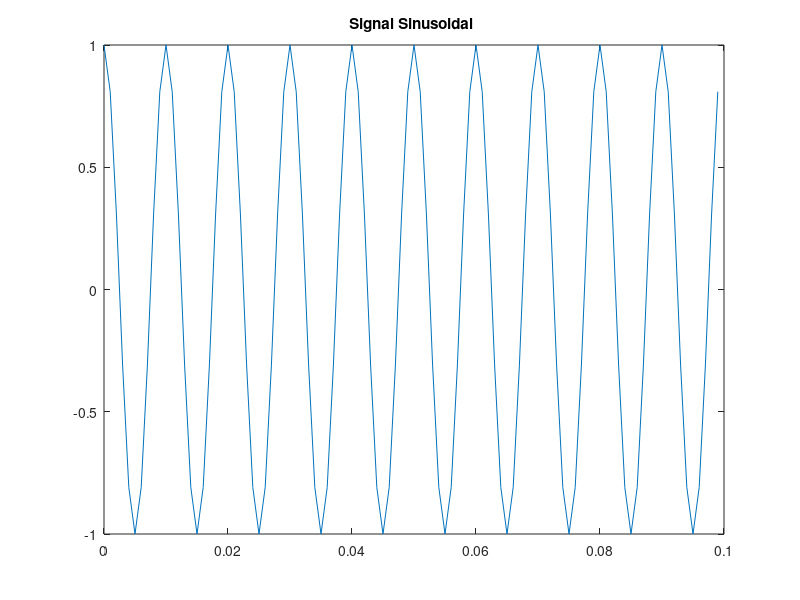
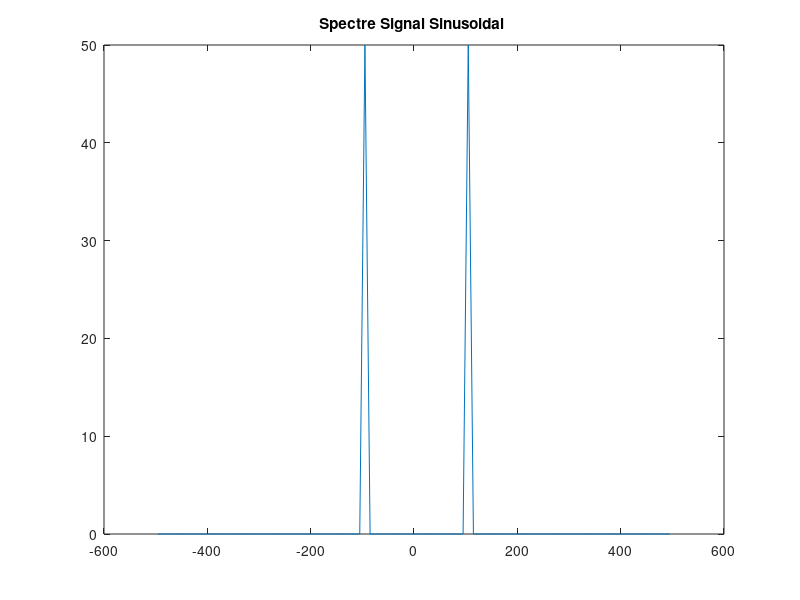
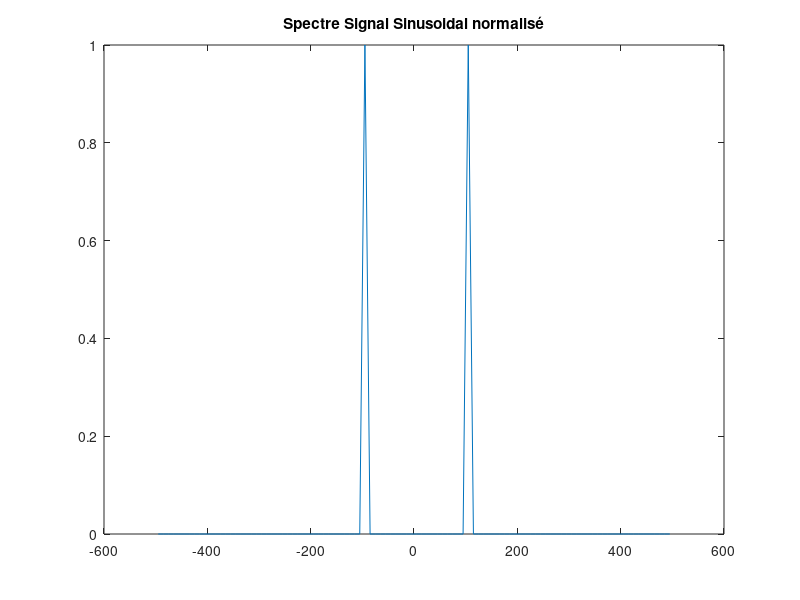
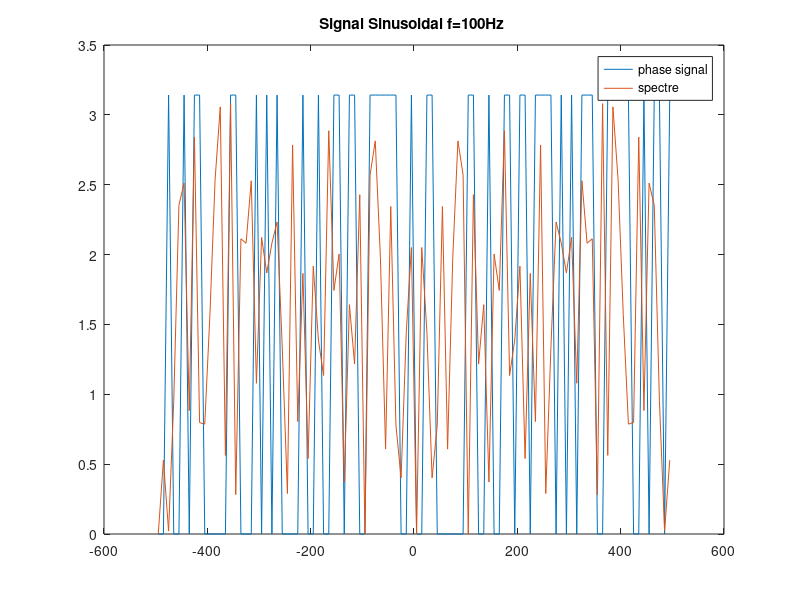

Recreate these plots in MATLAB, in order. (Note: this script raises an error after producing the figures.)
clear all ;
close all;
clc;

%%
Fe = 1000;
Te = 1/Fe;
f0 = 100;
N= 100;

t= (0:N-1)/Fe; 
f=(-(N-1)/2: (N-1)/2)*Fe/N ;
% Tf d'une sinusoide 

x1 = cos(2*pi*f0*t);
figure;
plot(t,x1); title("Signal Sinusoidal ");

TF_x1 = fft(x1);
figure;
plot(f,fftshift(abs(TF_x1))); title("Spectre Signal Sinusoidal ")

%normalisation 
x1_norm = TF_x1 * 2/N;
figure;
plot(f,fftshift(abs(x1_norm)));
title("Spectre Signal Sinusoidal normalisé")

%  angle
%avec la phase 

x1_phase = angle(TF_x1);


figure; plot(f,fftshift(angle(x1_phase)));
hold all
plot(f,abs(fftshift((x1_phase)))); title("Signal Sinusoidal f=100Hz ");
legend("phase signal", "spectre");

%% 3 pour f0 = 95

f0 = 95;
N= 100;

t= (0:N-1)/Fe; 
f=(-(N-1)/2: (N-1)/2)*Fe/N ;
% Tf d'une sinusoide 

x2 = cos(2*pi*f0*t);
figure;
plot(t,x2); title("Signal Sinusoidal ");

TF_x2 = fft(x2);
figure;
plot(f,fftshift(abs(TF_x2))); title("Spectre Signal Sinusoidal ")

%normalisation 
x1_norm = TF_x2 * 2/N;
figure;
plot(f,fftshift(abs(x1_norm)));
title("Spectre Signal Sinusoidal normalisé")

%avec la phase 

x2_phase = angle(TF_x2);


figure; plot(f,fftshift(angle(x2_phase)));
hold all
plot(f,abs(fftshift((x2_phase)))); title("Signal Sinusoidal f=95Hz");
legend("phase signal", "spectre");

%calcul de l'erreur
erreur_relatif_x1 = abs((1 - max(TF_x1)*2/N)/1);
erreur_relatif_x2 = abs((1 - max(TF_x2)*2/N)/1);

%% 5

N1=1000;
t1= (0:N1-1)/Fe; 
f1=(-(N1-1)/2: (N1-1)/2)*Fe/N1 ;

%Signal f=100Hz
x1_1=cos(2*pi*100*t1);
TF_x1_1=fft(x1_1);

figure;
plot(t1,x1_1);title("Signal Sinusoidal");

figure;
plot(f1,fftshift(abs(TF_x1_1))); title("Spectre Signal Sinusoidal ")

X1_1_norm1=fft(x1_1)*(2/N1);
figure;
plot(f1,fftshift(abs(X1_1_norm1))); title("Spectre Signal Sinusoidal normalisé")

%Signal f=99.5Hz
x2_2=cos(2*pi*99.5*t1);
TF_x2_2=fft(x2_2);

figure;
plot(t1,x2_2); title("Signal Sinusoidal");

figure;
plot(f1,fftshift(abs(TF_x2_2))); title("Spectre Signal Sinusoidal")

x2_2_norm=fft(x2_2)*(2/N1);
figure;
plot(f1,fftshift(abs(x2_2_norm))); title("Spectre Signal Sinusoidal normalisé")

%calcul de l'erreur
erreur_relatif2_x1_1 = abs((1 - max(TF_x1_1)*2/N1)/1);
erreur_relatif2_x2_2 = abs((1 - max(TF_x2_2)*2/N1)/1);


%% 9

N=100;
t= (0:N-1)/Fe; 
f=(-(N-1)/2: (N-1)/2)*Fe/N ;

%Signal avec zero padding f=100Hz
x1_100= zeros(1,N*10);
x1_100(1:N)= cos(2*pi*100*t);

X1_100=fft(x1_100);
X9_100_norm=fft(x1_100)*2/N ;

%pour N=1000
t3= (0:N*10-1)/Fe; 
f3=(-((N*10)-1)/2: ((N*10)-1)/2)*Fe/(N*10) ;


figure;
plot(t3,x1_100);title("Signal Sinusoidal avec zero padding f=100Hz");
figure;
plot(f3,fftshift(abs(X1_100))); title("Spectre Signal Sinusoidal avec zero padding f=100Hz")
figure;
plot(f3,fftshift(abs(X9_100_norm))); title("Spectre Signal Sinusoidal normalisé avec zero padding f=100Hz")


%Signal avec zero padding f=95Hz
x2_95= zeros(1,N*10);
x2_95(1:N)=cos(2*pi*95*t);

X2_95=fft(x2_95);
X9_95_norm=fft(x2_95)*2/N ;

figure;
plot(t3,x2_95); title("Signal Sinusoidal avec zero padding f=95Hz");
figure;
plot(f3,fftshift(abs(X2_95))); title("Spectre Signal Sinusoidal avec zero padding f=95Hz")
figure;
plot(f3,fftshift(abs(X9_95_norm))); title("Spectre Signal Sinusoidal normalisé avec zero padding f=95Hz")

%calcul de l'erreur
erreur_relatif3_100= abs((1 - max(X9_100_norm))/1)
erreur_relatif3_95= abs((1 - max(X9_95_norm))/1)

%% 10

N=100; 
t= (0:(N/2)-1)/Fe; 
f=(-((N/2)-1)/2: ((N/2)-1)/2)*Fe/(N/2) ;

t10= (0:N-1)/Fe; 
f10=(-((N)-1)/2: ((N)-1)/2)*Fe/N ;

%Signal avec zero padding N/2 f=100Hz
x10_100= zeros(1,N);
x10_100(1:N/2)= cos(2*pi*100*t);

X10_100=fft(x10_100);
X10_100_norm=X10_100*4/N

figure;
plot(t10,x10_100);title("Signal Sinusoidal avec zero padding f=100Hz");
figure;
plot(f10,fftshift(abs(X10_100))); title("Spectre Signal Sinusoidal avec zero padding N/2 f=100Hz")
figure;
plot(f10,fftshift(abs(X10_100_norm))); title("Spectre Signal Sinusoidal normalisé avec zero padding N/2 f=100Hz")


%Signal avec zero padding N/2 f=95Hz
x10_95= zeros(1,N);
x10_95(1:N/2)=cos(2*pi*95*t);

X10_95=fft(x10_95);
X10_95_norm=fft(x10_95)*4/N ;

figure;
plot(t10,x10_95); title("Signal Sinusoidal avec zero padding N/2 f=95Hz");
figure;
plot(f10,fftshift(abs(X10_95))); title("Spectre Signal Sinusoidal avec zero padding N/2 f=95Hz")
figure;
plot(f10,fftshift(abs(X10_95_norm))); title("Spectre Signal Sinusoidal normalisé avec zero padding N/2 f=95Hz")

%calcul de l'erreur
erreur_relatif4_100= abs((1 - max(X10_100_norm))/1)
erreur_relatif4_95= abs((1 - max(X10_95_norm))/1)




%%  II-2 fenetrage de la TFD

%II.3 3)
N=100;
t= (0:N-1)/Fe; 
n = (0:N-1);
f=(-(N-1)/2: (N-1)/2)*Fe/N ;

%fenetre rectangulaire
wr= ones(1,N);
Wr= fft(wr);
%fenetre Hanning
wh= 0.5*(1- cos(2*pi*n/(N-1)));
Wh= fft(wh);
%fenetre Blackman
wb=(27/64)- 0.5*cos((2*pi*n)/(N-1)) + (5/64)*cos((4*pi*n)/(N-1));
Wb= fft(wb);


figure;
subplot(3,1,1); plot(t,wr); title("fenetre rectangulaire");
subplot(3,1,2); plot(t,wh); title("fenetre Hanning");
subplot(3,1,3); plot(t,wb); title("fenetre Blackman");

figure;
subplot(3,1,1); plot(f,fftshift(abs(Wr))); title("spectre fenetre rectangulaire");
subplot(3,1,2); plot(f,fftshift(abs(Wh))); title("spectre fenetre Hanning");
subplot(3,1,3); plot(f,fftshift(abs(Wb))); title("spectre fenetre Blackman");

%avec zero padding

N=100;
t= (0:N-1)/Fe; 
f=(-(N-1)/2: (N-1)/2)*Fe/N ;
n = (0:N-1);

n10 = (0:N*10-1);
f10=(-(N*10-1)/2: (N*10-1)/2)*Fe/(N*10) ;

w=zeros(1,N*10);

%fenetre rectangulaire
wr=w;
wr(1:N)= ones(1,N);
Wr= fft(wr);
%fenetre Hanning
wh=w;
wh(1:N)= 0.5*(1- cos(2*pi*n/(N-1)));
Wh= fft(wh);
%fenetre Blackman
wb=w;
wb(1:N)=(27/64)- 0.5*cos((2*pi*n)/(N-1)) + (5/64)*cos((4*pi*n)/(N-1));
Wb= fft(wb);

figure;
subplot(3,1,1); plot(n10,wr); title("fenêtre rectangulaire avec zero padding");
subplot(3,1,2); plot(n10,wh); title("fenêtre Hanning avec zero padding");
subplot(3,1,3); plot(n10,wb); title("fenêtre Blackman avec zero padding");

figure;
subplot(3,1,1); plot(f10,fftshift(abs(Wr))); title("spectre fenêtre rectangulaire avec zero padding");
subplot(3,1,2); plot(f10,fftshift(abs(Wh))); title("spectre fenêtre Hanning avec zero padding");
subplot(3,1,3); plot(f10,fftshift(abs(Wb))); title("spectre fenêtre Blackman avec zero padding");


%normalisation des fentres

%Normalisation des fenetre
w=zeros(1,N*10);
%fenetre rectangulaire
wr=w;
wr(1:N)= ones(1,N);
Wr= fft(wr);
Wr_norm= Wr/max(Wr);

%fenetre Hanning
wh=w;
wh(1:N)= 0.5*(1- cos(2*pi*n/(N-1)));
Wh= fft(wh);
Wh_norm= Wh/max(Wh);

%fenetre Blackman
wb=w;
wb(1:N)=(27/64)- 0.5*cos((2*pi*n)/(N-1)) + (5/64)*cos((4*pi*n)/(N-1));
Wb= fft(wb);
Wb_norm= Wb/max(Wb);

figure;
subplot(3,1,1); plot(f10,fftshift(abs(Wr_norm))); title("spectre fenêtre rectangulaire normalisé avec zero padding");
subplot(3,1,2); plot(f10,fftshift(abs(Wh_norm))); title("spectre fenêtre Hanning normalisé avec zero padding");
subplot(3,1,3); plot(f10,fftshift(abs(Wb_norm))); title("spectre fenêtre Blackman normalisé avec zero padding");

%%
%II.3 5)

N=100;
t= (0:N-1)/Fe; 
f=(-(N-1)/2: (N-1)/2)*Fe/N ;
n = (0:N-1);

%fenetre rectangulaire
wr= ones(1,N);
Wr= fft(wr);
Wr_norm= Wr/max(Wr);

%fenetre Hanning
wh= 0.5*(1- cos(2*pi*n/(N-1)));
Wh= fft(wh);
Wh_norm= Wh/max(Wh);

%fenetre Blackman
wb=(27/64)- 0.5*cos((2*pi*n)/(N-1)) + (5/64)*cos((4*pi*n)/(N-1));
Wb= fft(wb);
Wb_norm= Wb/max(Wb);

%Signal 100Hz
x_100=cos(2*pi*100*t);
X_100=fft(x_100);

%Multiplication par la fenetre
vr_100=x_100.*wr;
vh_100=x_100.*wh;
vb_100=x_100.*wb;

Vr_100=fft(vr_100);
Vh_100=fft(vh_100);
Vb_100=fft(vb_100);


figure;
subplot(3,1,1); plot(t,real(vr_100)); title("Signal f=100Hz fenêtré rectangulaire");
subplot(3,1,2); plot(t,real(vh_100)); title("Signal f=100Hz fenêtré Hanning");
subplot(3,1,3); plot(t,real(vb_100)); title("Signal f=100Hz fenêtré Blackman");

figure;
subplot(3,1,1); plot(f,fftshift(abs(Vr_100))); title("spectre Signal f=100Hz fenêtré rectangulaire");
subplot(3,1,2); plot(f,fftshift(abs(Vh_100))); title(" spectre Signal f=100Hz fenêtré Hanning");
subplot(3,1,3); plot(f,fftshift(abs(Vb_100))); title("spectre Signal  f=100Hz fenêtré Blackman");

%Signal 95Hz
x_95=cos(2*pi*95*t);
X_95=fft(x_95);

%Multiplication par la fenetre
vr_95=x_95.*wr;
vh_95=x_95.*wh;
vb_95=x_95.*wb;

Vr_95=fft(vr_95);
Vh_95=fft(vh_95);
Vb_95=fft(vb_95);


figure;
subplot(3,1,1); plot(t,real(vr_95)); title("Signal f=95Hz fenêtré rectangulaire");
subplot(3,1,2); plot(t,real(vh_95)); title("Signal f=95Hz fenêtré Hanning");
subplot(3,1,3); plot(t,real(vb_95)); title("Signal f=95Hz fenêtré Blackman");

figure;
subplot(3,1,1); plot(f,fftshift(abs(Vr_95))); title("spectre Signal f=95Hz fenêtré rectangulaire");
subplot(3,1,2); plot(f,fftshift(abs(Vh_95))); title(" spectre Signal f=95Hz fenêtré Hanning");
subplot(3,1,3); plot(f,fftshift(abs(Vb_95))); title("spectre Signal  f=95Hz fenêtré Blackman");


%% 6 
Vr_100_norm=Vr_100*2/N;
Vh_100_norm=Vh_100*(2/max(Wh));
Vb_100_norm=Vb_100*(2/max(Wb));

figure;
subplot(3,1,1); plot(f,fftshift(abs(Vr_100_norm))); title("spectre Signal fenêtré normalisé f=100Hz, rectangulaire");
subplot(3,1,2); plot(f,fftshift(abs(Vh_100_norm))); title(" spectre Signal fenêtré normalisé f=100Hz, Hanning");
subplot(3,1,3); plot(f,fftshift(abs(Vb_100_norm))); title("spectre Signal fenêtré normalisé f=100Hz, Blackman");

Vr_95_norm=Vr_95*2/N;
Vh_95_norm=Vh_95*(2/max(Wh));
Vb_95_norm=Vb_95*(2/max(Wb));

figure;
subplot(3,1,1); plot(f,fftshift(abs(Vr_95_norm))); title("spectre Signal fenêtré normalisé f=95Hz, rectangulaire");
subplot(3,1,2); plot(f,fftshift(abs(Vh_95_norm))); title(" spectre Signal fenêtré normalisé f=95Hz, Hanning");
subplot(3,1,3); plot(f,fftshift(abs(Vb_95_norm))); title("spectre Signal fenêtré normalisé f=95Hz, Blackman");

%TFD sans zero padding
Vr_100_1=Vr_100_norm;
Vh_100_1=Vh_100_norm;
Vb_100_1=Vb_100_norm;

Vr_95_1=Vr_95_norm;
Vh_95_1=Vh_95_norm;
Vb_95_1=Vb_95_norm;

%TFD avec zero padding
Vr_100_2=Vr_100_norm;
Vh_100_2=Vh_100_norm;
Vb_100_2=Vb_100_norm;

Vr_95_2=Vr_95_norm;
Vh_95_2=Vh_95_norm;
Vb_95_2=Vb_95_norm;


%%
%
%Superposition

figure;
subplot(3,1,1); plot(f,fftshift(abs(Vr_100_1))); hold on ; plot(f10,fftshift(abs(Vr_100_2))) ;
legend("sans zero padding","avec zero padding");
title("spectre Signal fenêtré normalisé f=100Hz, rectangulaire");
subplot(3,1,2); plot(f,fftshift(abs(Vh_100_1)));  hold on ; plot(f10,fftshift(abs(Vh_100_2))) ;
legend("sans zero padding","avec zero padding");
title(" spectre Signal fenêtré normalisé f=100Hz, Hanning");
subplot(3,1,3); plot(f,fftshift(abs(Vb_100_1)));  hold on ; plot(f10,fftshift(abs(Vb_100_2))); 
legend("sans zero padding","avec zero padding");
title("spectre Signal fenêtré normalisé f=100Hz, Blackman");

figure;ss
subplot(3,1,1); plot(f,fftshift(abs(Vr_95_1))); hold on ; plot(f10,fftshift(abs(Vr_95_2))) ;
legend("sans zero padding","avec zero padding");
title("spectre Signal fenêtré normalisé f=95Hz, rectangulaire");
subplot(3,1,2); plot(f,fftshift(abs(Vh_95_1)));  hold on ; plot(f10,fftshift(abs(Vh_95_2))) ;
legend("sans zero padding","avec zero padding");
title(" spectre Signal fenêtré normalisé f=95Hz, Hanning");
subplot(3,1,3); plot(f,fftshift(abs(Vb_95_1)));  hold on ; plot(f10,fftshift(abs(Vb_95_2))); 
legend("sans zero padding","avec zero padding");
title("spectre Signal fenêtré normalisé f=95Hz, Blackman");

%% III
N=100;
Fe=1000;
f=(-(N-1)/2: (N-1)/2)*Fe/N ;
n = (0:N-1);

A1=1;
f1=95;
phi1=0;


%A2=0.1;
f2=140;
phi2=0;

y= A1*sin(2*pi*n*f1/Fe + phi1) + A2*sin(2*pi*n*f2/Fe + phi2);
Y=fft(y); 

w=zeros(1,N);
%fenetre rectangulaire
wr=w;
wr(1:N)= ones(1,N);
Wr= fft(wr);
Wr_norm= Wr/max(Wr);

%fenetre Hanning
wh=w;
wh(1:N)= 0.5*(1- cos(2*pi*n/(N-1)));
Wh= fft(wh);
Wh_norm= Wh/max(Wh);

%fenetre Blackman
wb=w;
wb(1:N)=(27/64)- 0.5*cos((2*pi*n)/(N-1)) + (5/64)*cos((4*pi*n)/(N-1));
Wb= fft(wb);
Wb_norm= Wb/max(Wb);


yfr= y.*wr ;
yfh= y.*wh ;
yfb= y.*wb ;

Yfr= fft(yfr)*(2/max(Wr));
Yfh= fft(yfh)*(2/max(Wh));
Yfb= fft(yfb)*(2/max(Wb));

figure;
subplot(3,1,1); plot(n,real(yfr)); title(sprintf("Signal A1=1 A2= %d fenetré rectangulaire", A2));
subplot(3,1,2); plot(n,real(yfh)); title(sprintf("Signal A1=1 A2= %d fenetré Hanning",A2));
subplot(3,1,3); plot(n,real(yfb)); title(sprintf("Signal A1=1 A2= %d fenetré Blackman", A2));

figure;
subplot(3,1,1); plot(f,fftshift(abs(Yfr))); title(sprintf("spectre Signal A1=1 A2= %d fenêtré rectangulaire", A2));
subplot(3,1,2); plot(f,fftshift(abs(Yfh))); title(sprintf(" spectre Signal A1=1 A2= %d fenêtré Hanning",A2));
subplot(3,1,3); plot(f,fftshift(abs(Yfb))); title(sprintf("spectre Signal  A1=1 A2= %d fenêtré Blackman", A2));


%%
%Q3:


N=100;
Fe=1000;
f=(-(N-1)/2: (N-1)/2)*Fe/N ;
n = (0:N-1);

A1=1;
f1=95;
phi1=0;


A2=0.3;
f2=140;
phi2=0;
G=0.05;
bruit=  sqrt(G)*randn(1,N);
yb= A1*sin(2*pi*n*f1/Fe + phi1) + A2*sin(2*pi*n*f2/Fe + phi2) + bruit;
Yb=fft(yb); 

w=zeros(1,N);
%fenetre rectangulaire
wr=w;
wr(1:N)= ones(1,N);
Wr= fft(wr);
Wr_norm= Wr/max(Wr);

%fenetre Hanning
wh=w;
wh(1:N)= 0.5*(1- cos(2*pi*n/(N-1)));
Wh= fft(wh);
Wh_norm= Wh/max(Wh);

%fenetre Blackman
wb=w;
wb(1:N)=(27/64)- 0.5*cos((2*pi*n)/(N-1)) + (5/64)*cos((4*pi*n)/(N-1));
Wb= fft(wb);
Wb_norm= Wb/max(Wb);


yfr= yb.*wr ;
yfh= yb.*wh ;
yfb= yb.*wb ;

Yfr= fft(yfr)*(2/max(Wr));
Yfh= fft(yfh)*(2/max(Wr));
Yfb= fft(yfb)*(2/max(Wr));

figure;
subplot(3,1,1); plot(n,real(yfr)); title(sprintf("Signal bruité de sigma= %d  fenetré rectangulaire", G));
subplot(3,1,2); plot(n,real(yfh)); title(sprintf("Signal bruité de sigma= %d  fenetré Hanning",G));
subplot(3,1,3); plot(n,real(yfb)); title(sprintf("Signal bruité de sigma= %d  fenetré Blackman", G));

figure;
subplot(3,1,1); plot(f,fftshift(abs(Yfr))); title(sprintf("spectre Signal bruité de sigma= %d  fenêtré rectangulaire", G));
subplot(3,1,2); plot(f,fftshift(abs(Yfh))); title(sprintf(" spectre Signal bruité de sigma= %d  Hz fenêtré Hanning",G));
subplot(3,1,3); plot(f,fftshift(abs(Yfb))); title(sprintf("spectre Signal  bruité de sigma= %d  fenêtré Blackman", G));

%variance trouvé = 0.05


%%
N=100;
Fe=1000;
f=(-(N-1)/2: (N-1)/2)*Fe/N ;
n = (0:N-1);

A1=1;
%f1=100;
f1=95;
phi1=0;


A2=A1;
f2=180;
phi2=0;

y = A1*sin(2*pi*n*f1/Fe + phi1) %+ A2*sin(2*pi*n*f2/Fe + phi2);
y(33:66)=0;
Y=fft(y); 



w=zeros(1,N);
%fenetre rectangulaire
wr=w;
wr(1:N)= ones(1,N);
Wr= fft(wr);
Wr_norm= Wr/max(Wr);

%fenetre Hanning
wh=w;
wh(1:N)= 0.5*(1- cos(2*pi*n/(N-1)));
Wh= fft(wh);
Wh_norm= Wh/max(Wh);

%fenetre Blackman
wb=w;
wb(1:N)=(27/64)- 0.5*cos((2*pi*n)/(N-1)) + (5/64)*cos((4*pi*n)/(N-1));
Wb= fft(wb);
Wb_norm= Wb/max(Wb);


yfr= y.*wr ;
yfh= y.*wh ;
yfb= y.*wb ;

Yfr= fft(yfr);
Yfh= fft(yfh);
Yfb= fft(yfb);

figure;
subplot(3,1,1); plot(n,real(yfr)); title(sprintf("Signal f0=%d Hz fenetré rectangulaire", f1));
subplot(3,1,2); plot(n,real(yfh)); title(sprintf("Signal f0=%d Hz fenetré Hanning",f1));
subplot(3,1,3); plot(n,real(yfb)); title(sprintf("Signal f0=%d Hz fenetré Blackman", f1));

figure;
subplot(3,1,1); plot(f,fftshift(abs(Yfr))); title(sprintf("spectre Signal f0=%d Hz fenêtré rectangulaire", f1));
subplot(3,1,2); plot(f,fftshift(abs(Yfh))); title(sprintf(" spectre Signal f0=%d Hz fenêtré Hanning",f1));
subplot(3,1,3); plot(f,fftshift(abs(Yfb))); title(sprintf("spectre Signal  f0=%d Hz fenêtré Blackman", f1));

%Q4: enlever la seconde sinusoide et chercher le spectre
%Q6: ajouter la deuxième sinusoïde avec une même amplitude 


%%% un chirp

%%
%Chirp 

N=100;
Fe=1000;
t= (0:N-1)/Fe; 
f=(-(N-1)/2: (N-1)/2)*Fe/N ;
n = (0:N-1);

a= 100;
b= 1010;


x= sin(2*pi*( a + b*t).*t);

X=fft(x); 


figure;
plot(t,x); title("Signal chirp");
figure;
plot(f,fftshift(abs(X))); title("Spectre Signal chirp"); 

%fenetre rectangulaire
wr= ones(1,N);
Wr= fft(wr);
Wr_norm= Wr/max(Wr);

%fenetre Hanning
wh= 0.5*(1- cos(2*pi*n/(N-1)));
Wh= fft(wh);
Wh_norm= Wh/max(Wh);

%fenetre Blackman
wb=(27/64)- 0.5*cos((2*pi*n)/(N-1)) + (5/64)*cos((4*pi*n)/(N-1));
Wb= fft(wb);
Wb_norm= Wb/max(Wb);

%Multiplication par la fenetre
vr=x.*wr;
vh=x.*wh;
vb=x.*wb;

Vr=fft(vr);
Vh=fft(vh);
Vb=fft(vb);


figure;
subplot(3,1,1); plot(t,real(vr)); title("Signal chirp fenêtré rectangulaire");
subplot(3,1,2); plot(t,real(vh)); title("Signal chirp fenêtré Hanning");
subplot(3,1,3); plot(t,real(vb)); title("Signal chirp fenêtré Blackman");

figure;
subplot(3,1,1); plot(f,fftshift(abs(Vr))); title("spectre Signal chirp fenêtré rectangulaire");
subplot(3,1,2); plot(f,fftshift(abs(Vh))); title(" spectre Signal chirp fenêtré Hanning");
subplot(3,1,3); plot(f,fftshift(abs(Vb))); title("spectre Signal  chirp fenêtré Blackman");

% QUESTION 2 
% APRES AVOIR TRACE LES DIFFERENTES TRANSFORMEES POUR LE SIGNAL ON VOIT
% QU'AVEC LA FENETRE RECTANGULAIRE ON NE VOIT RIEN TANDISQU 'AVEC LES DEUX
% AUTRES FENETREES ON ARRIVE A VOIR QUELQUE CHOSE AVEC CES DEUX FREQUENCES 



